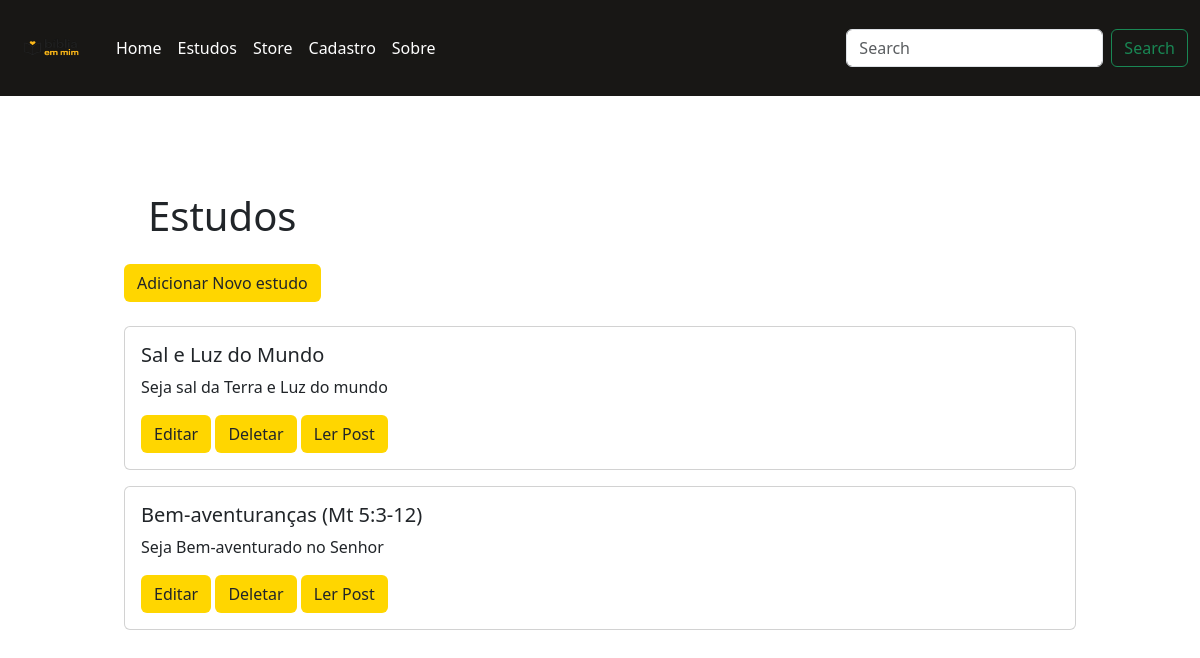
The page /estudos on the database as committed earlier.
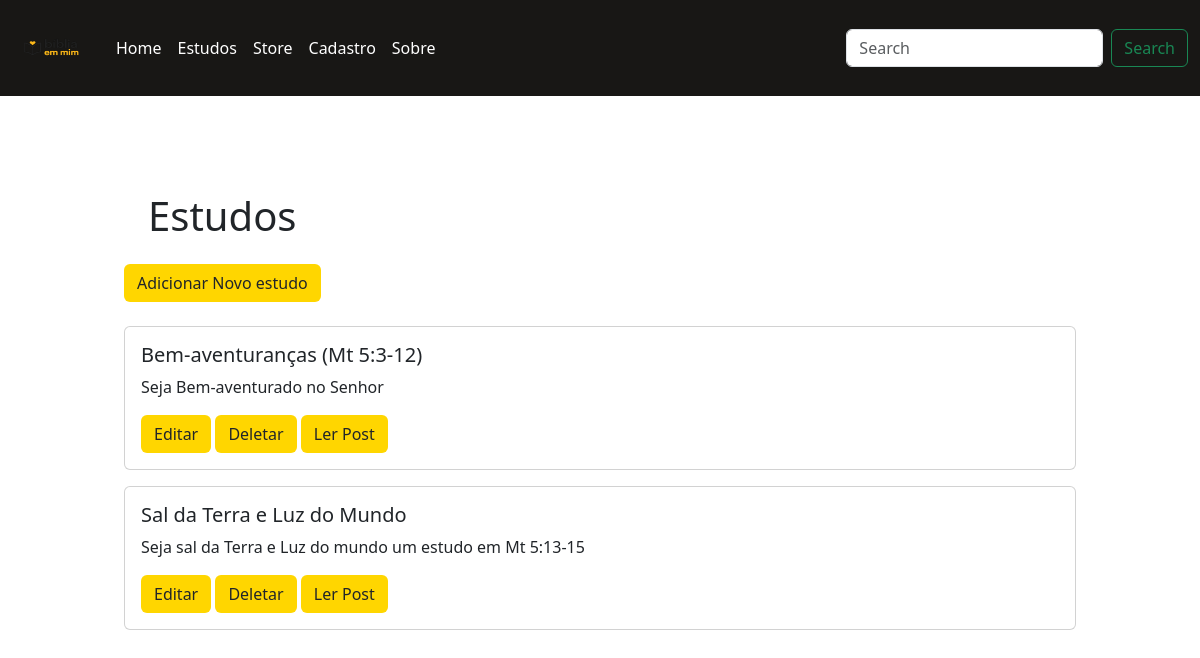
The same page on the database as committed later.
### repositories/Estudos.py (models this page shows)
class Estudos(db.Model):
    id = db.Column(db.Integer, primary_key=True)
    title = db.Column(db.String(100), unique=True, nullable=False)
    content = db.Column(db.String(), nullable=False)
    resume = db.Column(db.String(), nullable=False)
    image = db.Column(db.String(), nullable=False)

### app.py (the view)
@app.route('/estudos')
def estudos():
    estudos = Estudos.query.all()
    return render_template("estudos.html", estudos = estudos)

### templates/estudos.html (shortened to what this page needs)
{% extends "layout.html" %}
{% block content %}
    <main class="estudos m-auto p-4">
        <h1 class="titulo m-auto p-4">Estudos</h1>
        <a href="#" class="btn custom-btn mb-4" data-bs-toggle="modal" data-bs-target="#novoEstudoModal">Adicionar Novo estudo</a>
            {% for estudo in estudos %}
                <div class="card mb-3">
                    <div class="card-body">
                        <h5 class="card-title">{{ estudo.title }}</h5>
                        <p class="card-text">{{ estudo.resume }}</p>
                        <a href="#" data-bs-toggle="modal" data-bs-target="#editarEstudoModal{{ estudo.id }}" class="btn custom-btn">Editar</a>
                        <a href="/estudos/deletar/{{ estudo.id }}" class="btn custom-btn">Deletar</a>
                        <a href="/post/{{ estudo.id }}" class="btn custom-btn">Ler Post</a>
                    </div>
                </div>
            {% endfor %}
    </main>
{% endblock %}

Rows that differ between the two databases and show on the page:
removed Estudos: title "Sal e Luz do Mundo", resume "Seja sal da Terra e Luz do mundo"
added Estudos: title "Sal da Terra e Luz do Mundo", resume "Seja sal da Terra e Luz do mundo um estudo em Mt 5:13-15"
